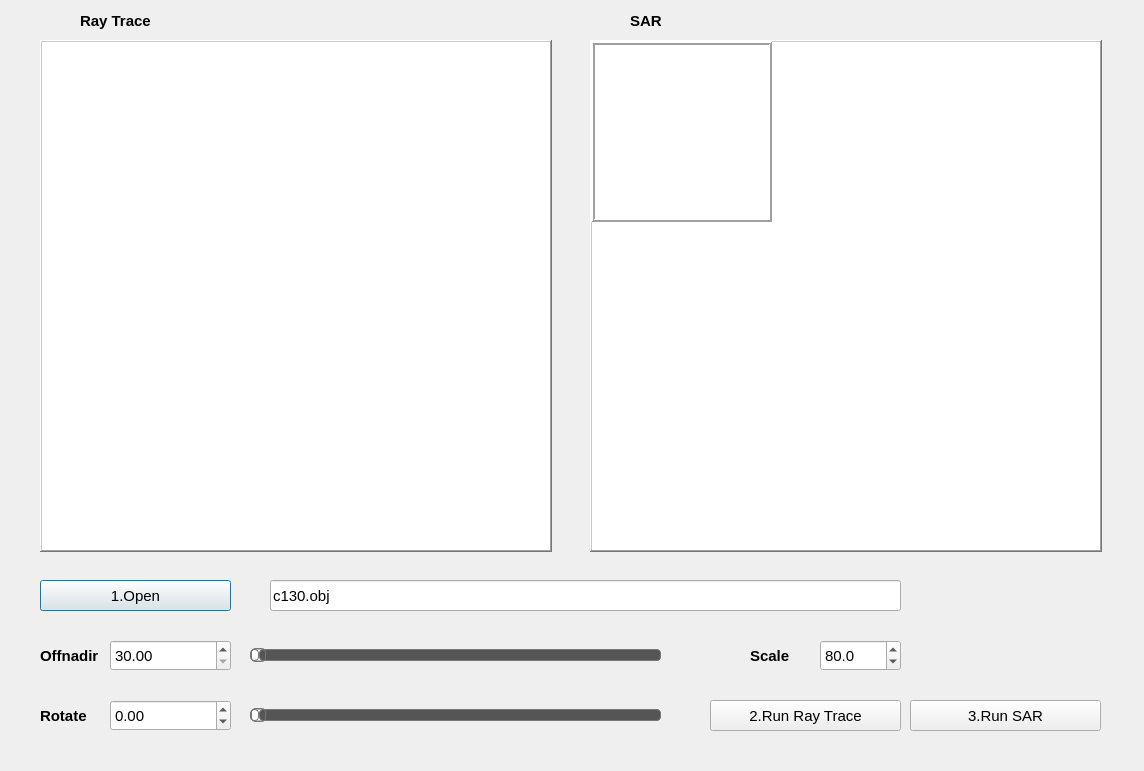
<?xml version="1.0" encoding="UTF-8"?>
<ui version="4.0">
 <class>dialog</class>
 <widget class="QDialog" name="dialog">
  <property name="geometry">
   <rect>
    <x>0</x>
    <y>0</y>
    <width>1144</width>
    <height>771</height>
   </rect>
  </property>
  <property name="windowTitle">
   <string>SAR simulator</string>
  </property>
  <property name="windowOpacity">
   <double>0.950000000000000</double>
  </property>
  <widget class="PlotWidget" name="raytraceView">
   <property name="geometry">
    <rect>
     <x>40</x>
     <y>40</y>
     <width>512</width>
     <height>512</height>
    </rect>
   </property>
   <property name="frameShape">
    <enum>QFrame::WinPanel</enum>
   </property>
   <property name="frameShadow">
    <enum>QFrame::Raised</enum>
   </property>
  </widget>
  <widget class="PlotWidget" name="sarView">
   <property name="geometry">
    <rect>
     <x>590</x>
     <y>40</y>
     <width>512</width>
     <height>512</height>
    </rect>
   </property>
   <property name="frameShape">
    <enum>QFrame::WinPanel</enum>
   </property>
   <property name="frameShadow">
    <enum>QFrame::Raised</enum>
   </property>
  </widget>
  <widget class="QPushButton" name="openButton">
   <property name="geometry">
    <rect>
     <x>40</x>
     <y>580</y>
     <width>191</width>
     <height>31</height>
    </rect>
   </property>
   <property name="font">
    <font>
     <pointsize>11</pointsize>
    </font>
   </property>
   <property name="styleSheet">
    <string notr="true"/>
   </property>
   <property name="text">
    <string>1.Open</string>
   </property>
  </widget>
  <widget class="QDoubleSpinBox" name="offnadSpinBox">
   <property name="geometry">
    <rect>
     <x>110</x>
     <y>640</y>
     <width>121</width>
     <height>31</height>
    </rect>
   </property>
   <property name="font">
    <font>
     <pointsize>11</pointsize>
    </font>
   </property>
   <property name="minimum">
    <double>30.000000000000000</double>
   </property>
   <property name="maximum">
    <double>70.000000000000000</double>
   </property>
   <property name="singleStep">
    <double>5.000000000000000</double>
   </property>
  </widget>
  <widget class="QLabel" name="label_3">
   <property name="geometry">
    <rect>
     <x>40</x>
     <y>640</y>
     <width>61</width>
     <height>31</height>
    </rect>
   </property>
   <property name="font">
    <font>
     <pointsize>11</pointsize>
     <weight>75</weight>
     <bold>true</bold>
    </font>
   </property>
   <property name="text">
    <string>Offnadir</string>
   </property>
  </widget>
  <widget class="QLineEdit" name="lineEdit">
   <property name="geometry">
    <rect>
     <x>270</x>
     <y>580</y>
     <width>631</width>
     <height>31</height>
    </rect>
   </property>
   <property name="font">
    <font>
     <pointsize>11</pointsize>
    </font>
   </property>
   <property name="text">
    <string>c130.obj</string>
   </property>
  </widget>
  <widget class="QSlider" name="offnadSlider">
   <property name="geometry">
    <rect>
     <x>250</x>
     <y>640</y>
     <width>411</width>
     <height>31</height>
    </rect>
   </property>
   <property name="styleSheet">
    <string notr="true">QSlider::groove:horizontal {
border: 1px solid #bbb;
background: white;
height: 10px;
border-radius: 4px;
}

QSlider::sub-page:horizontal {
background: qlineargradient(x1: 0, y1: 0,    x2: 0, y2: 1,
    stop: 0 #6ee, stop: 1 #bff);
background: qlineargradient(x1: 0, y1: 0.2, x2: 1, y2: 1,
    stop: 0 #bee, stop: 1 #5bf);
border: 1px solid #777;
height: 10px;
border-radius: 4px;
}

QSlider::add-page:horizontal {
background: #555;
border: 1px solid #777;
height: 10px;
border-radius: 4px;
}

QSlider::handle:horizontal {
background: qlineargradient(x1:0, y1:0, x2:1, y2:1,
    stop:0 #eee, stop:1 #ccc);
border: 1px solid #777;
width: 13px;
margin-top: -2px;
margin-bottom: -2px;
border-radius: 4px;
}

QSlider::handle:horizontal:hover {
background: qlineargradient(x1:0, y1:0, x2:1, y2:1,
    stop:0 #fff, stop:1 #ddd);
border: 1px solid #444;
border-radius: 4px;
}

QSlider::sub-page:horizontal:disabled {
background: #bbb;
border-color: #999;
}

QSlider::add-page:horizontal:disabled {
background: #eee;
border-color: #999;
}

QSlider::handle:horizontal:disabled {
background: #eee;
border: 1px solid #aaa;
border-radius: 4px;
}</string>
   </property>
   <property name="minimum">
    <number>30</number>
   </property>
   <property name="maximum">
    <number>70</number>
   </property>
   <property name="singleStep">
    <number>5</number>
   </property>
   <property name="value">
    <number>30</number>
   </property>
   <property name="orientation">
    <enum>Qt::Horizontal</enum>
   </property>
  </widget>
  <widget class="QLabel" name="label_4">
   <property name="geometry">
    <rect>
     <x>40</x>
     <y>700</y>
     <width>61</width>
     <height>31</height>
    </rect>
   </property>
   <property name="font">
    <font>
     <pointsize>11</pointsize>
     <weight>75</weight>
     <bold>true</bold>
    </font>
   </property>
   <property name="text">
    <string>Rotate</string>
   </property>
  </widget>
  <widget class="QSlider" name="rotateSlider">
   <property name="geometry">
    <rect>
     <x>250</x>
     <y>700</y>
     <width>411</width>
     <height>31</height>
    </rect>
   </property>
   <property name="styleSheet">
    <string notr="true">QSlider::groove:horizontal {
border: 1px solid #bbb;
background: white;
height: 10px;
border-radius: 4px;
}

QSlider::sub-page:horizontal {
background: qlineargradient(x1: 0, y1: 0,    x2: 0, y2: 1,
    stop: 0 #6ee, stop: 1 #bff);
background: qlineargradient(x1: 0, y1: 0.2, x2: 1, y2: 1,
    stop: 0 #bee, stop: 1 #5bf);
border: 1px solid #777;
height: 10px;
border-radius: 4px;
}

QSlider::add-page:horizontal {
background: #555;
border: 1px solid #777;
height: 10px;
border-radius: 4px;
}

QSlider::handle:horizontal {
background: qlineargradient(x1:0, y1:0, x2:1, y2:1,
    stop:0 #eee, stop:1 #ccc);
border: 1px solid #777;
width: 13px;
margin-top: -2px;
margin-bottom: -2px;
border-radius: 4px;
}

QSlider::handle:horizontal:hover {
background: qlineargradient(x1:0, y1:0, x2:1, y2:1,
    stop:0 #fff, stop:1 #ddd);
border: 1px solid #444;
border-radius: 4px;
}

QSlider::sub-page:horizontal:disabled {
background: #bbb;
border-color: #999;
}

QSlider::add-page:horizontal:disabled {
background: #eee;
border-color: #999;
}

QSlider::handle:horizontal:disabled {
background: #eee;
border: 1px solid #aaa;
border-radius: 4px;
}</string>
   </property>
   <property name="minimum">
    <number>0</number>
   </property>
   <property name="maximum">
    <number>360</number>
   </property>
   <property name="singleStep">
    <number>5</number>
   </property>
   <property name="value">
    <number>0</number>
   </property>
   <property name="orientation">
    <enum>Qt::Horizontal</enum>
   </property>
  </widget>
  <widget class="QDoubleSpinBox" name="rotateSpinBox">
   <property name="geometry">
    <rect>
     <x>110</x>
     <y>700</y>
     <width>121</width>
     <height>31</height>
    </rect>
   </property>
   <property name="font">
    <font>
     <pointsize>11</pointsize>
    </font>
   </property>
   <property name="minimum">
    <double>-5.000000000000000</double>
   </property>
   <property name="maximum">
    <double>360.000000000000000</double>
   </property>
   <property name="singleStep">
    <double>5.000000000000000</double>
   </property>
   <property name="value">
    <double>0.000000000000000</double>
   </property>
  </widget>
  <widget class="QPushButton" name="runSARButton">
   <property name="geometry">
    <rect>
     <x>910</x>
     <y>700</y>
     <width>191</width>
     <height>31</height>
    </rect>
   </property>
   <property name="font">
    <font>
     <pointsize>11</pointsize>
    </font>
   </property>
   <property name="text">
    <string>3.Run SAR</string>
   </property>
  </widget>
  <widget class="QLabel" name="label_5">
   <property name="geometry">
    <rect>
     <x>750</x>
     <y>640</y>
     <width>61</width>
     <height>31</height>
    </rect>
   </property>
   <property name="font">
    <font>
     <pointsize>11</pointsize>
     <weight>75</weight>
     <bold>true</bold>
    </font>
   </property>
   <property name="text">
    <string>Scale</string>
   </property>
  </widget>
  <widget class="QDoubleSpinBox" name="scale1SpinBox">
   <property name="geometry">
    <rect>
     <x>820</x>
     <y>640</y>
     <width>81</width>
     <height>31</height>
    </rect>
   </property>
   <property name="font">
    <font>
     <pointsize>11</pointsize>
    </font>
   </property>
   <property name="decimals">
    <number>1</number>
   </property>
   <property name="minimum">
    <double>0.000000000000000</double>
   </property>
   <property name="maximum">
    <double>1000.000000000000000</double>
   </property>
   <property name="singleStep">
    <double>5.000000000000000</double>
   </property>
   <property name="value">
    <double>80.000000000000000</double>
   </property>
  </widget>
  <widget class="QLabel" name="label_7">
   <property name="geometry">
    <rect>
     <x>80</x>
     <y>10</y>
     <width>81</width>
     <height>21</height>
    </rect>
   </property>
   <property name="font">
    <font>
     <pointsize>11</pointsize>
     <weight>75</weight>
     <bold>true</bold>
    </font>
   </property>
   <property name="text">
    <string>Ray Trace</string>
   </property>
  </widget>
  <widget class="QLabel" name="label_8">
   <property name="geometry">
    <rect>
     <x>630</x>
     <y>10</y>
     <width>81</width>
     <height>21</height>
    </rect>
   </property>
   <property name="font">
    <font>
     <pointsize>11</pointsize>
     <weight>75</weight>
     <bold>true</bold>
    </font>
   </property>
   <property name="text">
    <string>SAR</string>
   </property>
  </widget>
  <widget class="PlotWidget" name="sarUpView">
   <property name="geometry">
    <rect>
     <x>591</x>
     <y>41</y>
     <width>181</width>
     <height>181</height>
    </rect>
   </property>
   <property name="frameShape">
    <enum>QFrame::Box</enum>
   </property>
   <property name="frameShadow">
    <enum>QFrame::Raised</enum>
   </property>
   <property name="lineWidth">
    <number>2</number>
   </property>
  </widget>
  <widget class="QPushButton" name="runRayTraceButton">
   <property name="geometry">
    <rect>
     <x>710</x>
     <y>700</y>
     <width>191</width>
     <height>31</height>
    </rect>
   </property>
   <property name="font">
    <font>
     <pointsize>11</pointsize>
    </font>
   </property>
   <property name="text">
    <string>2.Run Ray Trace</string>
   </property>
  </widget>
  <widget class="QLabel" name="label">
   <property name="geometry">
    <rect>
     <x>555</x>
     <y>245</y>
     <width>31</width>
     <height>101</height>
    </rect>
   </property>
   <property name="text">
    <string/>
   </property>
   <property name="pixmap">
    <pixmap>arrow.png</pixmap>
   </property>
   <property name="scaledContents">
    <bool>true</bool>
   </property>
  </widget>
  <widget class="QLabel" name="label_2">
   <property name="geometry">
    <rect>
     <x>910</x>
     <y>740</y>
     <width>231</width>
     <height>31</height>
    </rect>
   </property>
   <property name="text">
    <string/>
   </property>
   <property name="pixmap">
    <pixmap>ashida.png</pixmap>
   </property>
   <property name="scaledContents">
    <bool>true</bool>
   </property>
  </widget>
  <widget class="QLabel" name="stepLabel">
   <property name="geometry">
    <rect>
     <x>960</x>
     <y>580</y>
     <width>121</width>
     <height>111</height>
    </rect>
   </property>
   <property name="text">
    <string/>
   </property>
   <property name="pixmap">
    <pixmap>step0.png</pixmap>
   </property>
   <property name="scaledContents">
    <bool>true</bool>
   </property>
  </widget>
  <widget class="QLabel" name="label_6">
   <property name="geometry">
    <rect>
     <x>1068</x>
     <y>518</y>
     <width>60</width>
     <height>60</height>
    </rect>
   </property>
   <property name="text">
    <string/>
   </property>
   <property name="pixmap">
    <pixmap>edge2.png</pixmap>
   </property>
   <property name="scaledContents">
    <bool>true</bool>
   </property>
  </widget>
  <widget class="QLabel" name="label_9">
   <property name="geometry">
    <rect>
     <x>518</x>
     <y>518</y>
     <width>60</width>
     <height>60</height>
    </rect>
   </property>
   <property name="text">
    <string/>
   </property>
   <property name="pixmap">
    <pixmap>edge2.png</pixmap>
   </property>
   <property name="scaledContents">
    <bool>true</bool>
   </property>
  </widget>
  <widget class="QLabel" name="label_10">
   <property name="geometry">
    <rect>
     <x>15</x>
     <y>15</y>
     <width>60</width>
     <height>60</height>
    </rect>
   </property>
   <property name="text">
    <string/>
   </property>
   <property name="pixmap">
    <pixmap>edge1.png</pixmap>
   </property>
   <property name="scaledContents">
    <bool>true</bool>
   </property>
  </widget>
  <widget class="QLabel" name="label_11">
   <property name="geometry">
    <rect>
     <x>565</x>
     <y>15</y>
     <width>60</width>
     <height>60</height>
    </rect>
   </property>
   <property name="text">
    <string/>
   </property>
   <property name="pixmap">
    <pixmap>edge1.png</pixmap>
   </property>
   <property name="scaledContents">
    <bool>true</bool>
   </property>
  </widget>
  <widget class="QLabel" name="label_12">
   <property name="geometry">
    <rect>
     <x>0</x>
     <y>710</y>
     <width>31</width>
     <height>60</height>
    </rect>
   </property>
   <property name="text">
    <string/>
   </property>
   <property name="pixmap">
    <pixmap>edge3.png</pixmap>
   </property>
   <property name="scaledContents">
    <bool>true</bool>
   </property>
  </widget>
  <widget class="QLabel" name="label_13">
   <property name="geometry">
    <rect>
     <x>0</x>
     <y>580</y>
     <width>1141</width>
     <height>191</height>
    </rect>
   </property>
   <property name="text">
    <string/>
   </property>
   <property name="pixmap">
    <pixmap>line2.png</pixmap>
   </property>
   <property name="scaledContents">
    <bool>true</bool>
   </property>
  </widget>
  <widget class="QLabel" name="label_14">
   <property name="geometry">
    <rect>
     <x>170</x>
     <y>15</y>
     <width>381</width>
     <height>21</height>
    </rect>
   </property>
   <property name="text">
    <string/>
   </property>
   <property name="pixmap">
    <pixmap>bar.png</pixmap>
   </property>
   <property name="scaledContents">
    <bool>true</bool>
   </property>
  </widget>
  <widget class="QLabel" name="label_15">
   <property name="geometry">
    <rect>
     <x>720</x>
     <y>15</y>
     <width>381</width>
     <height>21</height>
    </rect>
   </property>
   <property name="text">
    <string/>
   </property>
   <property name="pixmap">
    <pixmap>bar.png</pixmap>
   </property>
   <property name="scaledContents">
    <bool>true</bool>
   </property>
  </widget>
  <widget class="QLabel" name="label_16">
   <property name="geometry">
    <rect>
     <x>0</x>
     <y>80</y>
     <width>41</width>
     <height>621</height>
    </rect>
   </property>
   <property name="text">
    <string/>
   </property>
   <property name="pixmap">
    <pixmap>line.png</pixmap>
   </property>
   <property name="scaledContents">
    <bool>true</bool>
   </property>
  </widget>
  <widget class="QLabel" name="label_17">
   <property name="geometry">
    <rect>
     <x>1100</x>
     <y>40</y>
     <width>41</width>
     <height>471</height>
    </rect>
   </property>
   <property name="text">
    <string/>
   </property>
   <property name="pixmap">
    <pixmap>line.png</pixmap>
   </property>
   <property name="scaledContents">
    <bool>true</bool>
   </property>
  </widget>
  <zorder>label_13</zorder>
  <zorder>label_16</zorder>
  <zorder>label_17</zorder>
  <zorder>label_12</zorder>
  <zorder>label_11</zorder>
  <zorder>label_10</zorder>
  <zorder>label_9</zorder>
  <zorder>label_6</zorder>
  <zorder>raytraceView</zorder>
  <zorder>sarView</zorder>
  <zorder>openButton</zorder>
  <zorder>offnadSpinBox</zorder>
  <zorder>label_3</zorder>
  <zorder>offnadSlider</zorder>
  <zorder>rotateSlider</zorder>
  <zorder>rotateSpinBox</zorder>
  <zorder>runSARButton</zorder>
  <zorder>label_5</zorder>
  <zorder>scale1SpinBox</zorder>
  <zorder>label_7</zorder>
  <zorder>label_8</zorder>
  <zorder>sarUpView</zorder>
  <zorder>runRayTraceButton</zorder>
  <zorder>label</zorder>
  <zorder>label_2</zorder>
  <zorder>stepLabel</zorder>
  <zorder>lineEdit</zorder>
  <zorder>label_4</zorder>
  <zorder>label_14</zorder>
  <zorder>label_15</zorder>
 </widget>
 <customwidgets>
  <customwidget>
   <class>PlotWidget</class>
   <extends>QGraphicsView</extends>
   <header>pyqtgraph</header>
  </customwidget>
 </customwidgets>
 <resources/>
 <connections/>
</ui>
